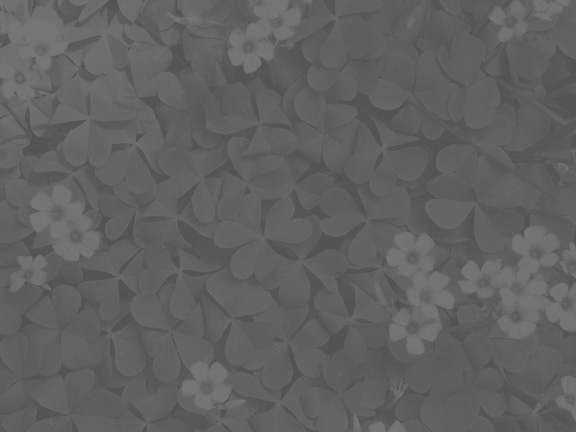
#> input picture E - 通识+专业课程资料/第6学期-机器视觉/Codes/work1/2.jpg, 576 x 432 px
$ python demo1-2.py
#> lines starting #> are read from the running program, lines starting #| are printed output that depends on the picture
#> further down, img is the input picture: shape (432, 576); min 78, max 121, mean 97.2
import cv2
import math
import numpy as np

def log_trans(c,image):
#> called with c = 1
    h,w = image.shape[0],image.shape[1]
#> h = 432; w = 576
    t_img = np.zeros((h,w),dtype=np.float32) # 创建空图像
    for i in range(h):
        for j in range(w):
            t_img[i,j] = c*math.log(1+image[i,j])
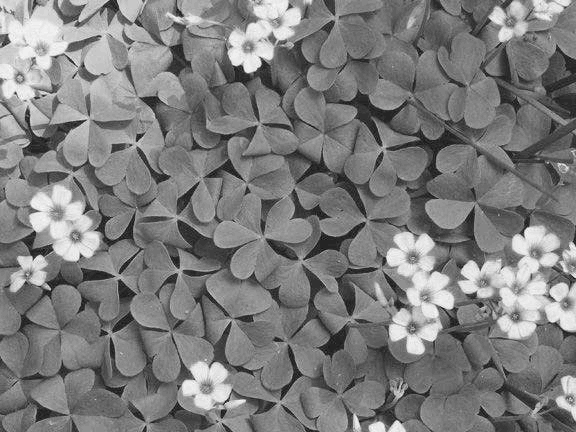
#> t_img: shape (432, 576) float32; min 4.37, max 4.8, mean 4.58; drawn with min black and max white
    cv2.normalize(t_img,t_img,0,255,cv2.NORM_MINMAX) # 像素值归一化0~255
    return t_img

img = cv2.imread(r'./2.jpg', 0)
t_img = log_trans(1, img)
cv2.imwrite(r'./log_img.jpg', t_img)
cv2.waitKey(0)

$ run again, with E - 通识+专业课程资料/第6学期-机器视觉/Codes/work1/1.jpg copied over E - 通识+专业课程资料/第6学期-机器视觉/Codes/work1/2.jpg
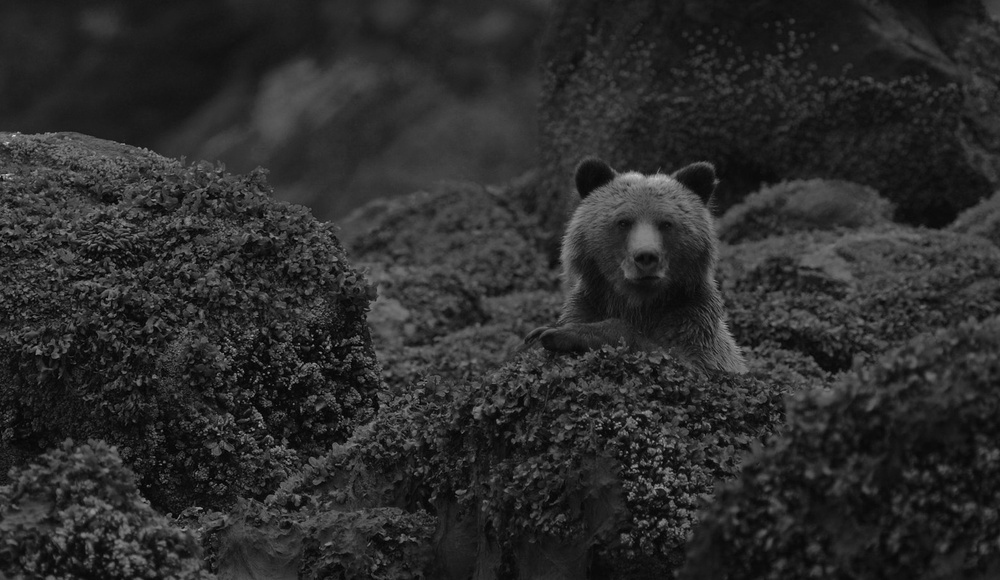
#> input picture E - 通识+专业课程资料/第6学期-机器视觉/Codes/work1/1.jpg, 1000 x 580 px, shrunk from 1560 x 905 before the run
#> img is the input picture: shape (580, 1000); min 0, max 224, mean 43.8
#> after the loop in log_trans, `for i in range(h):`:
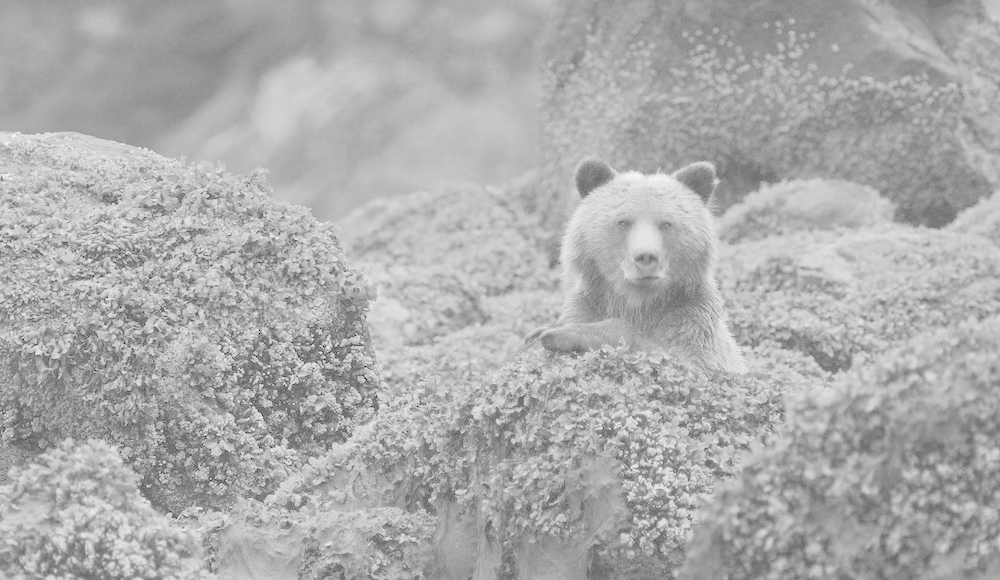
#> t_img: shape (580, 1000) float32; min 0, max 5.42, mean 3.67; drawn with min black and max white
